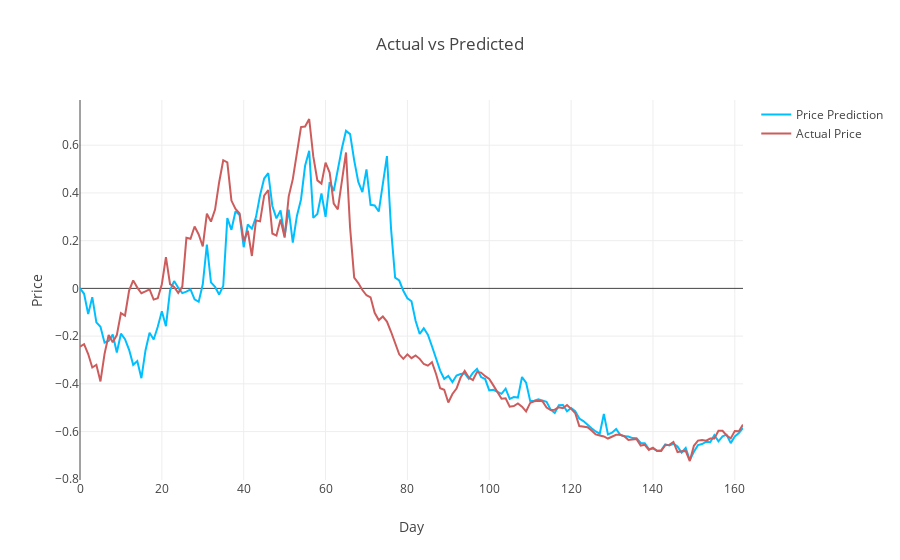

The code cell stored with this chart in its notebook:
### Code cell
# test prediction plot
drawing(test, pred_df)

### Figure 1 — Plotly figure (JSON) as saved in the notebook; plotly's stock layout.template omitted (floating-point values rounded to 4 significant figures; data arrays with more than 128 entries replaced by an {"elided": "..."} marker saying what was removed)
{"data": [{"hoverlabel": {"namelength": -1}, "line": {"color": "rgb(0, 191, 255)", "width": 2}, "mode": "lines", "name": "Price Prediction", "type": "scatter", "x": {"elided": "163 int values"}, "y": {"elided": "163 float values"}}, {"line": {"color": "rgb(205, 92, 92)", "width": 2}, "mode": "lines", "name": "Actual Price", "type": "scatter", "x": {"elided": "173 int values"}, "y": {"elided": "163 float values"}}], "layout": {"title": "Actual vs Predicted", "xaxis": {"title": "Day"}, "yaxis": {"title": "Price"}}}
